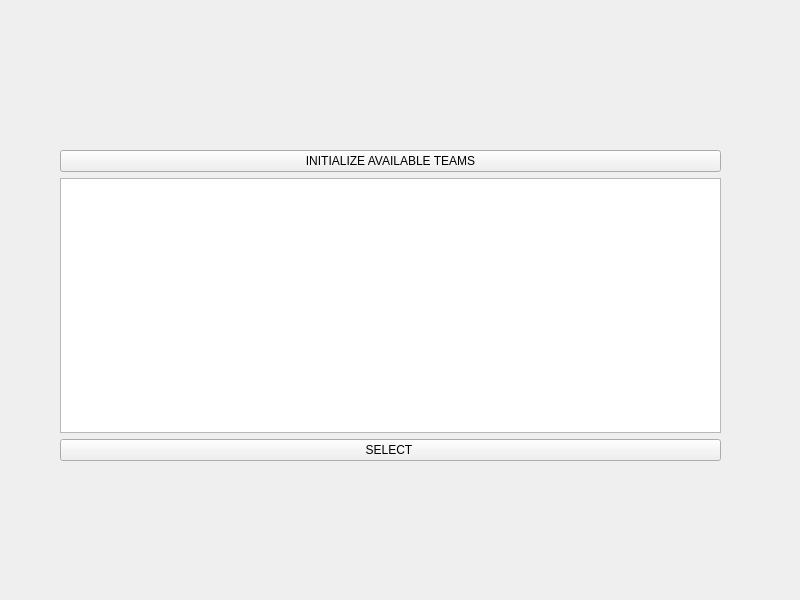
<?xml version="1.0" encoding="UTF-8"?>
<ui version="4.0">
 <class>select_team_form</class>
 <widget class="QWidget" name="select_team_form">
  <property name="geometry">
   <rect>
    <x>0</x>
    <y>0</y>
    <width>800</width>
    <height>600</height>
   </rect>
  </property>
  <property name="baseSize">
   <size>
    <width>800</width>
    <height>600</height>
   </size>
  </property>
  <property name="windowTitle">
   <string>SELECT TEAM FORM</string>
  </property>
  <widget class="QWidget" name="verticalLayoutWidget">
   <property name="geometry">
    <rect>
     <x>60</x>
     <y>150</y>
     <width>661</width>
     <height>311</height>
    </rect>
   </property>
   <layout class="QVBoxLayout" name="verticalLayout">
    <item>
     <widget class="QPushButton" name="pushButton_2">
      <property name="text">
       <string>INITIALIZE AVAILABLE TEAMS</string>
      </property>
     </widget>
    </item>
    <item>
     <widget class="QListWidget" name="teams_list"/>
    </item>
    <item>
     <widget class="QPushButton" name="pushButton">
      <property name="text">
       <string>SELECT </string>
      </property>
     </widget>
    </item>
   </layout>
  </widget>
 </widget>
 <resources/>
 <connections/>
</ui>
